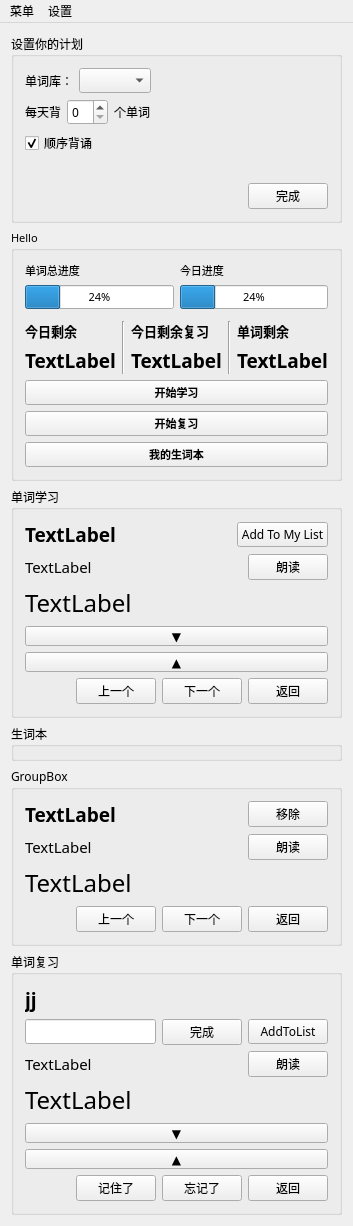
<?xml version="1.0" encoding="UTF-8"?>
<ui version="4.0">
 <class>MainWindow</class>
 <widget class="QMainWindow" name="MainWindow">
  <property name="geometry">
   <rect>
    <x>0</x>
    <y>0</y>
    <width>346</width>
    <height>1183</height>
   </rect>
  </property>
  <property name="font">
   <font>
    <family>微软雅黑</family>
   </font>
  </property>
  <property name="windowTitle">
   <string>MainWindow</string>
  </property>
  <widget class="QWidget" name="centralWidget">
   <layout class="QGridLayout" name="gridLayout">
    <item row="0" column="0">
     <widget class="QGroupBox" name="PlangroupBox">
      <property name="title">
       <string>设置你的计划</string>
      </property>
      <layout class="QVBoxLayout" name="verticalLayout">
       <item>
        <layout class="QHBoxLayout" name="horizontalLayout">
         <item>
          <widget class="QLabel" name="label">
           <property name="text">
            <string>单词库：</string>
           </property>
          </widget>
         </item>
         <item>
          <widget class="QComboBox" name="PcomboBoxWordPac"/>
         </item>
         <item>
          <widget class="QLabel" name="PlabelWordAllNum">
           <property name="text">
            <string/>
           </property>
          </widget>
         </item>
         <item>
          <spacer name="horizontalSpacer">
           <property name="orientation">
            <enum>Qt::Horizontal</enum>
           </property>
           <property name="sizeHint" stdset="0">
            <size>
             <width>40</width>
             <height>20</height>
            </size>
           </property>
          </spacer>
         </item>
        </layout>
       </item>
       <item>
        <layout class="QHBoxLayout" name="horizontalLayout_2">
         <item>
          <widget class="QLabel" name="label_3">
           <property name="text">
            <string>每天背</string>
           </property>
          </widget>
         </item>
         <item>
          <widget class="QSpinBox" name="PspinBoxRecNum"/>
         </item>
         <item>
          <widget class="QLabel" name="label_4">
           <property name="text">
            <string>个单词</string>
           </property>
          </widget>
         </item>
         <item>
          <spacer name="horizontalSpacer_2">
           <property name="orientation">
            <enum>Qt::Horizontal</enum>
           </property>
           <property name="sizeHint" stdset="0">
            <size>
             <width>40</width>
             <height>20</height>
            </size>
           </property>
          </spacer>
         </item>
        </layout>
       </item>
       <item>
        <widget class="QCheckBox" name="PcheckBoxInOrder">
         <property name="text">
          <string>顺序背诵</string>
         </property>
         <property name="checked">
          <bool>true</bool>
         </property>
        </widget>
       </item>
       <item>
        <widget class="QLabel" name="PlabelPreView">
         <property name="text">
          <string/>
         </property>
        </widget>
       </item>
       <item>
        <layout class="QHBoxLayout" name="horizontalLayout_4">
         <item>
          <spacer name="horizontalSpacer_4">
           <property name="orientation">
            <enum>Qt::Horizontal</enum>
           </property>
           <property name="sizeHint" stdset="0">
            <size>
             <width>40</width>
             <height>20</height>
            </size>
           </property>
          </spacer>
         </item>
         <item>
          <widget class="QPushButton" name="PButtonDone">
           <property name="enabled">
            <bool>true</bool>
           </property>
           <property name="text">
            <string>完成</string>
           </property>
          </widget>
         </item>
        </layout>
       </item>
      </layout>
     </widget>
    </item>
    <item row="5" column="0">
     <widget class="QGroupBox" name="RgroupBox">
      <property name="minimumSize">
       <size>
        <width>0</width>
        <height>0</height>
       </size>
      </property>
      <property name="font">
       <font>
        <family>微软雅黑</family>
       </font>
      </property>
      <property name="title">
       <string>单词复习</string>
      </property>
      <layout class="QVBoxLayout" name="verticalLayout_5">
       <item>
        <widget class="QLabel" name="RlabelWord">
         <property name="font">
          <font>
           <family>微软雅黑</family>
           <pointsize>14</pointsize>
           <weight>75</weight>
           <bold>true</bold>
          </font>
         </property>
         <property name="text">
          <string>jj</string>
         </property>
        </widget>
       </item>
       <item>
        <layout class="QHBoxLayout" name="horizontalLayout_16">
         <item>
          <widget class="QLineEdit" name="RlineEdit"/>
         </item>
         <item>
          <widget class="QPushButton" name="RButtonWordDone">
           <property name="font">
            <font>
             <family>微软雅黑</family>
            </font>
           </property>
           <property name="text">
            <string>完成</string>
           </property>
          </widget>
         </item>
         <item>
          <widget class="QPushButton" name="RButtonAMToList">
           <property name="font">
            <font>
             <family>微软雅黑</family>
            </font>
           </property>
           <property name="text">
            <string>AddToList</string>
           </property>
          </widget>
         </item>
        </layout>
       </item>
       <item>
        <layout class="QHBoxLayout" name="horizontalLayout_10">
         <item>
          <widget class="QLabel" name="RlabelRead">
           <property name="font">
            <font>
             <family>微软雅黑</family>
             <pointsize>11</pointsize>
            </font>
           </property>
           <property name="text">
            <string>TextLabel</string>
           </property>
          </widget>
         </item>
         <item>
          <spacer name="horizontalSpacer_7">
           <property name="orientation">
            <enum>Qt::Horizontal</enum>
           </property>
           <property name="sizeHint" stdset="0">
            <size>
             <width>40</width>
             <height>20</height>
            </size>
           </property>
          </spacer>
         </item>
         <item>
          <widget class="QPushButton" name="RButtonRead">
           <property name="font">
            <font>
             <family>微软雅黑</family>
            </font>
           </property>
           <property name="text">
            <string>朗读</string>
           </property>
          </widget>
         </item>
        </layout>
       </item>
       <item>
        <widget class="QLabel" name="RlabelMean">
         <property name="font">
          <font>
           <family>微软雅黑</family>
           <pointsize>18</pointsize>
          </font>
         </property>
         <property name="text">
          <string>TextLabel</string>
         </property>
        </widget>
       </item>
       <item>
        <widget class="QPushButton" name="RButtonSMean">
         <property name="maximumSize">
          <size>
           <width>16777215</width>
           <height>20</height>
          </size>
         </property>
         <property name="text">
          <string>▼</string>
         </property>
        </widget>
       </item>
       <item>
        <spacer name="verticalSpacer">
         <property name="orientation">
          <enum>Qt::Vertical</enum>
         </property>
         <property name="sizeHint" stdset="0">
          <size>
           <width>20</width>
           <height>40</height>
          </size>
         </property>
        </spacer>
       </item>
       <item>
        <widget class="QPushButton" name="RButtonHMean">
         <property name="maximumSize">
          <size>
           <width>16777215</width>
           <height>20</height>
          </size>
         </property>
         <property name="text">
          <string>▲</string>
         </property>
         <property name="shortcut">
          <string/>
         </property>
        </widget>
       </item>
       <item>
        <layout class="QHBoxLayout" name="horizontalLayout_15">
         <item>
          <spacer name="horizontalSpacer_8">
           <property name="orientation">
            <enum>Qt::Horizontal</enum>
           </property>
           <property name="sizeHint" stdset="0">
            <size>
             <width>40</width>
             <height>20</height>
            </size>
           </property>
          </spacer>
         </item>
         <item>
          <widget class="QPushButton" name="RButtonRem">
           <property name="font">
            <font>
             <family>微软雅黑</family>
            </font>
           </property>
           <property name="text">
            <string>记住了</string>
           </property>
          </widget>
         </item>
         <item>
          <widget class="QPushButton" name="RButtonFoget">
           <property name="font">
            <font>
             <family>微软雅黑</family>
            </font>
           </property>
           <property name="text">
            <string>忘记了</string>
           </property>
          </widget>
         </item>
         <item>
          <widget class="QPushButton" name="RButtonBack">
           <property name="font">
            <font>
             <family>微软雅黑</family>
            </font>
           </property>
           <property name="text">
            <string>返回</string>
           </property>
          </widget>
         </item>
        </layout>
       </item>
      </layout>
     </widget>
    </item>
    <item row="3" column="0">
     <widget class="QGroupBox" name="NMgroupBox">
      <property name="minimumSize">
       <size>
        <width>0</width>
        <height>0</height>
       </size>
      </property>
      <property name="title">
       <string>生词本</string>
      </property>
     </widget>
    </item>
    <item row="2" column="0">
     <widget class="QGroupBox" name="SgroupBox">
      <property name="minimumSize">
       <size>
        <width>0</width>
        <height>0</height>
       </size>
      </property>
      <property name="title">
       <string>单词学习</string>
      </property>
      <layout class="QVBoxLayout" name="verticalLayout_2">
       <item>
        <layout class="QHBoxLayout" name="horizontalLayout_6">
         <item>
          <widget class="QLabel" name="SlabelWord">
           <property name="font">
            <font>
             <pointsize>14</pointsize>
             <weight>75</weight>
             <bold>true</bold>
            </font>
           </property>
           <property name="text">
            <string>TextLabel</string>
           </property>
          </widget>
         </item>
         <item>
          <spacer name="horizontalSpacer_5">
           <property name="orientation">
            <enum>Qt::Horizontal</enum>
           </property>
           <property name="sizeHint" stdset="0">
            <size>
             <width>40</width>
             <height>20</height>
            </size>
           </property>
          </spacer>
         </item>
         <item>
          <widget class="QPushButton" name="SButtonAMList">
           <property name="text">
            <string>Add To My List</string>
           </property>
          </widget>
         </item>
        </layout>
       </item>
       <item>
        <layout class="QHBoxLayout" name="horizontalLayout_8">
         <item>
          <widget class="QLabel" name="SlabelRead">
           <property name="font">
            <font>
             <pointsize>11</pointsize>
            </font>
           </property>
           <property name="text">
            <string>TextLabel</string>
           </property>
          </widget>
         </item>
         <item>
          <spacer name="horizontalSpacer_6">
           <property name="orientation">
            <enum>Qt::Horizontal</enum>
           </property>
           <property name="sizeHint" stdset="0">
            <size>
             <width>40</width>
             <height>20</height>
            </size>
           </property>
          </spacer>
         </item>
         <item>
          <widget class="QPushButton" name="SButtonRead">
           <property name="text">
            <string>朗读</string>
           </property>
          </widget>
         </item>
        </layout>
       </item>
       <item>
        <widget class="QLabel" name="SlabelMean">
         <property name="font">
          <font>
           <pointsize>18</pointsize>
           <weight>50</weight>
           <bold>false</bold>
          </font>
         </property>
         <property name="text">
          <string>TextLabel </string>
         </property>
        </widget>
       </item>
       <item>
        <widget class="QPushButton" name="SButtonShowMean">
         <property name="maximumSize">
          <size>
           <width>16777215</width>
           <height>20</height>
          </size>
         </property>
         <property name="text">
          <string>▼</string>
         </property>
         <property name="shortcut">
          <string>Return</string>
         </property>
        </widget>
       </item>
       <item>
        <spacer name="verticalSpacer_2">
         <property name="orientation">
          <enum>Qt::Vertical</enum>
         </property>
         <property name="sizeHint" stdset="0">
          <size>
           <width>20</width>
           <height>40</height>
          </size>
         </property>
        </spacer>
       </item>
       <item>
        <widget class="QPushButton" name="SButtonHMean">
         <property name="maximumSize">
          <size>
           <width>16777215</width>
           <height>20</height>
          </size>
         </property>
         <property name="text">
          <string>▲</string>
         </property>
         <property name="shortcut">
          <string>Return</string>
         </property>
        </widget>
       </item>
       <item>
        <layout class="QHBoxLayout" name="horizontalLayout_7">
         <item>
          <spacer name="horizontalSpacer_3">
           <property name="orientation">
            <enum>Qt::Horizontal</enum>
           </property>
           <property name="sizeHint" stdset="0">
            <size>
             <width>40</width>
             <height>20</height>
            </size>
           </property>
          </spacer>
         </item>
         <item>
          <widget class="QPushButton" name="SButtonPrev">
           <property name="text">
            <string>上一个</string>
           </property>
          </widget>
         </item>
         <item>
          <widget class="QPushButton" name="SButtonNext">
           <property name="text">
            <string>下一个</string>
           </property>
          </widget>
         </item>
         <item>
          <widget class="QPushButton" name="SButtonBack">
           <property name="text">
            <string>返回</string>
           </property>
          </widget>
         </item>
        </layout>
       </item>
      </layout>
     </widget>
    </item>
    <item row="4" column="0">
     <widget class="QGroupBox" name="NgroupBox">
      <property name="minimumSize">
       <size>
        <width>0</width>
        <height>0</height>
       </size>
      </property>
      <property name="title">
       <string>GroupBox</string>
      </property>
      <layout class="QGridLayout" name="gridLayout_4">
       <item row="4" column="0">
        <layout class="QHBoxLayout" name="horizontalLayout_14">
         <item>
          <spacer name="horizontalSpacer_12">
           <property name="orientation">
            <enum>Qt::Horizontal</enum>
           </property>
           <property name="sizeHint" stdset="0">
            <size>
             <width>40</width>
             <height>20</height>
            </size>
           </property>
          </spacer>
         </item>
         <item>
          <widget class="QPushButton" name="NButtonPrev">
           <property name="text">
            <string>上一个</string>
           </property>
          </widget>
         </item>
         <item>
          <widget class="QPushButton" name="NButtonNext">
           <property name="text">
            <string>下一个</string>
           </property>
          </widget>
         </item>
         <item>
          <widget class="QPushButton" name="NButtonBack">
           <property name="text">
            <string>返回</string>
           </property>
          </widget>
         </item>
        </layout>
       </item>
       <item row="0" column="0">
        <layout class="QHBoxLayout" name="horizontalLayout_12">
         <item>
          <widget class="QLabel" name="NlabelWord">
           <property name="font">
            <font>
             <pointsize>14</pointsize>
             <weight>75</weight>
             <bold>true</bold>
            </font>
           </property>
           <property name="text">
            <string>TextLabel</string>
           </property>
          </widget>
         </item>
         <item>
          <spacer name="horizontalSpacer_10">
           <property name="orientation">
            <enum>Qt::Horizontal</enum>
           </property>
           <property name="sizeHint" stdset="0">
            <size>
             <width>40</width>
             <height>20</height>
            </size>
           </property>
          </spacer>
         </item>
         <item>
          <widget class="QPushButton" name="NButtonARNew">
           <property name="text">
            <string>移除</string>
           </property>
          </widget>
         </item>
        </layout>
       </item>
       <item row="2" column="0">
        <widget class="QLabel" name="NlabelMean">
         <property name="font">
          <font>
           <pointsize>18</pointsize>
          </font>
         </property>
         <property name="text">
          <string>TextLabel</string>
         </property>
        </widget>
       </item>
       <item row="1" column="0">
        <layout class="QHBoxLayout" name="horizontalLayout_13">
         <item>
          <widget class="QLabel" name="NlabelRead">
           <property name="font">
            <font>
             <pointsize>11</pointsize>
            </font>
           </property>
           <property name="text">
            <string>TextLabel</string>
           </property>
          </widget>
         </item>
         <item>
          <spacer name="horizontalSpacer_11">
           <property name="orientation">
            <enum>Qt::Horizontal</enum>
           </property>
           <property name="sizeHint" stdset="0">
            <size>
             <width>40</width>
             <height>20</height>
            </size>
           </property>
          </spacer>
         </item>
         <item>
          <widget class="QPushButton" name="NButtonRead">
           <property name="text">
            <string>朗读</string>
           </property>
          </widget>
         </item>
        </layout>
       </item>
       <item row="3" column="0">
        <spacer name="verticalSpacer_3">
         <property name="orientation">
          <enum>Qt::Vertical</enum>
         </property>
         <property name="sizeHint" stdset="0">
          <size>
           <width>20</width>
           <height>40</height>
          </size>
         </property>
        </spacer>
       </item>
      </layout>
     </widget>
    </item>
    <item row="1" column="0">
     <widget class="QGroupBox" name="MaingroupBox">
      <property name="minimumSize">
       <size>
        <width>0</width>
        <height>0</height>
       </size>
      </property>
      <property name="maximumSize">
       <size>
        <width>1333</width>
        <height>1333</height>
       </size>
      </property>
      <property name="font">
       <font>
        <family>微软雅黑</family>
        <pointsize>8</pointsize>
        <weight>50</weight>
        <bold>false</bold>
       </font>
      </property>
      <property name="title">
       <string>Hello </string>
      </property>
      <layout class="QVBoxLayout" name="verticalLayout_9">
       <item>
        <layout class="QHBoxLayout" name="horizontalLayout_5">
         <item>
          <layout class="QVBoxLayout" name="verticalLayout_4">
           <item>
            <widget class="QLabel" name="label_8">
             <property name="font">
              <font>
               <family>微软雅黑</family>
               <weight>50</weight>
               <bold>false</bold>
              </font>
             </property>
             <property name="text">
              <string>单词总进度</string>
             </property>
            </widget>
           </item>
           <item>
            <widget class="QProgressBar" name="MprogressBarAll">
             <property name="font">
              <font>
               <family>微软雅黑</family>
              </font>
             </property>
             <property name="value">
              <number>24</number>
             </property>
            </widget>
           </item>
           <item>
            <widget class="QWidget" name="MwidgetRev" native="true">
             <widget class="QLabel" name="MlabelProgreRev">
              <property name="geometry">
               <rect>
                <x>20</x>
                <y>10</y>
                <width>54</width>
                <height>12</height>
               </rect>
              </property>
              <property name="text">
               <string/>
              </property>
             </widget>
            </widget>
           </item>
          </layout>
         </item>
         <item>
          <layout class="QVBoxLayout" name="verticalLayout_3">
           <item>
            <widget class="QLabel" name="Mlabel1">
             <property name="font">
              <font>
               <family>微软雅黑</family>
               <weight>50</weight>
               <bold>false</bold>
              </font>
             </property>
             <property name="text">
              <string>今日进度</string>
             </property>
            </widget>
           </item>
           <item>
            <widget class="QProgressBar" name="MprogressBarDayWord">
             <property name="font">
              <font>
               <family>微软雅黑</family>
              </font>
             </property>
             <property name="value">
              <number>24</number>
             </property>
            </widget>
           </item>
           <item>
            <widget class="QWidget" name="MwidgetWord" native="true">
             <widget class="QLabel" name="MlabelProgreWord">
              <property name="geometry">
               <rect>
                <x>20</x>
                <y>20</y>
                <width>54</width>
                <height>12</height>
               </rect>
              </property>
              <property name="text">
               <string/>
              </property>
             </widget>
            </widget>
           </item>
          </layout>
         </item>
        </layout>
       </item>
       <item>
        <layout class="QHBoxLayout" name="horizontalLayout_3">
         <item>
          <layout class="QVBoxLayout" name="verticalLayout_8">
           <item>
            <widget class="QLabel" name="label_10">
             <property name="font">
              <font>
               <family>微软雅黑</family>
               <pointsize>10</pointsize>
               <weight>75</weight>
               <bold>true</bold>
              </font>
             </property>
             <property name="text">
              <string>今日剩余</string>
             </property>
            </widget>
           </item>
           <item>
            <widget class="QLabel" name="MlabelDayStu">
             <property name="font">
              <font>
               <family>微软雅黑</family>
               <pointsize>14</pointsize>
               <weight>75</weight>
               <bold>true</bold>
              </font>
             </property>
             <property name="text">
              <string>TextLabel</string>
             </property>
            </widget>
           </item>
          </layout>
         </item>
         <item>
          <widget class="Line" name="line">
           <property name="orientation">
            <enum>Qt::Vertical</enum>
           </property>
          </widget>
         </item>
         <item>
          <layout class="QVBoxLayout" name="verticalLayout_7">
           <item>
            <widget class="QLabel" name="label_5">
             <property name="font">
              <font>
               <family>微软雅黑</family>
               <pointsize>10</pointsize>
               <weight>75</weight>
               <bold>true</bold>
              </font>
             </property>
             <property name="text">
              <string>今日剩余复习</string>
             </property>
            </widget>
           </item>
           <item>
            <widget class="QLabel" name="MlabelRevNum">
             <property name="font">
              <font>
               <family>微软雅黑</family>
               <pointsize>14</pointsize>
               <weight>75</weight>
               <bold>true</bold>
              </font>
             </property>
             <property name="text">
              <string>TextLabel</string>
             </property>
            </widget>
           </item>
          </layout>
         </item>
         <item>
          <widget class="Line" name="line_2">
           <property name="orientation">
            <enum>Qt::Vertical</enum>
           </property>
          </widget>
         </item>
         <item>
          <layout class="QVBoxLayout" name="verticalLayout_6">
           <item>
            <widget class="QLabel" name="label_7">
             <property name="font">
              <font>
               <family>微软雅黑</family>
               <pointsize>10</pointsize>
               <weight>75</weight>
               <italic>false</italic>
               <bold>true</bold>
              </font>
             </property>
             <property name="text">
              <string>单词剩余</string>
             </property>
            </widget>
           </item>
           <item>
            <widget class="QLabel" name="MlabelAllWord">
             <property name="font">
              <font>
               <family>微软雅黑</family>
               <pointsize>14</pointsize>
               <weight>75</weight>
               <bold>true</bold>
              </font>
             </property>
             <property name="text">
              <string>TextLabel</string>
             </property>
            </widget>
           </item>
          </layout>
         </item>
        </layout>
       </item>
       <item>
        <widget class="QPushButton" name="MButtonStartStu">
         <property name="font">
          <font>
           <family>微软雅黑</family>
           <weight>75</weight>
           <italic>false</italic>
           <bold>true</bold>
          </font>
         </property>
         <property name="text">
          <string>开始学习</string>
         </property>
        </widget>
       </item>
       <item>
        <widget class="QPushButton" name="MButtonReview">
         <property name="font">
          <font>
           <family>微软雅黑</family>
           <weight>75</weight>
           <bold>true</bold>
          </font>
         </property>
         <property name="text">
          <string>开始复习</string>
         </property>
        </widget>
       </item>
       <item>
        <widget class="QPushButton" name="MButtonNewWord">
         <property name="font">
          <font>
           <family>微软雅黑</family>
           <weight>75</weight>
           <bold>true</bold>
          </font>
         </property>
         <property name="text">
          <string>我的生词本</string>
         </property>
        </widget>
       </item>
      </layout>
     </widget>
    </item>
   </layout>
  </widget>
  <widget class="QMenuBar" name="menuBar">
   <property name="geometry">
    <rect>
     <x>0</x>
     <y>0</y>
     <width>346</width>
     <height>23</height>
    </rect>
   </property>
   <widget class="QMenu" name="menu">
    <property name="title">
     <string>菜单</string>
    </property>
    <addaction name="actionLogout"/>
    <addaction name="actionQuite"/>
   </widget>
   <widget class="QMenu" name="menu_2">
    <property name="title">
     <string>设置</string>
    </property>
    <addaction name="actionChangePlan"/>
   </widget>
   <addaction name="menu"/>
   <addaction name="menu_2"/>
  </widget>
  <action name="actionLogout">
   <property name="text">
    <string>注销</string>
   </property>
  </action>
  <action name="actionChangePlan">
   <property name="text">
    <string>更改计划</string>
   </property>
  </action>
  <action name="actionQuite">
   <property name="text">
    <string>退出</string>
   </property>
  </action>
 </widget>
 <layoutdefault spacing="6" margin="11"/>
 <resources/>
 <connections/>
</ui>
